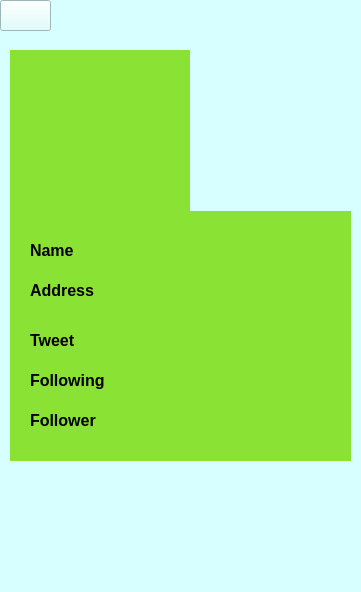
<?xml version="1.0" encoding="UTF-8"?>
<ui version="4.0">
 <class>MainWindow</class>
 <widget class="QMainWindow" name="MainWindow">
  <property name="geometry">
   <rect>
    <x>0</x>
    <y>0</y>
    <width>361</width>
    <height>592</height>
   </rect>
  </property>
  <property name="windowTitle">
   <string>GolSan2D</string>
  </property>
  <property name="styleSheet">
   <string notr="true">background-color: rgb(216, 255, 255);</string>
  </property>
  <widget class="QWidget" name="centralwidget">
   <widget class="QPushButton" name="back_arrow">
    <property name="geometry">
     <rect>
      <x>0</x>
      <y>0</y>
      <width>51</width>
      <height>31</height>
     </rect>
    </property>
    <property name="styleSheet">
     <string notr="true"/>
    </property>
    <property name="text">
     <string/>
    </property>
    <property name="icon">
     <iconset>
      <normaloff>../image/back_arrow.png</normaloff>../image/back_arrow.png</iconset>
    </property>
    <property name="iconSize">
     <size>
      <width>50</width>
      <height>50</height>
     </size>
    </property>
    <property name="autoDefault">
     <bool>false</bool>
    </property>
    <property name="default">
     <bool>false</bool>
    </property>
    <property name="flat">
     <bool>false</bool>
    </property>
   </widget>
   <widget class="QLabel" name="label">
    <property name="geometry">
     <rect>
      <x>10</x>
      <y>50</y>
      <width>341</width>
      <height>411</height>
     </rect>
    </property>
    <property name="styleSheet">
     <string notr="true">background-color: rgb(138, 226, 52);</string>
    </property>
    <property name="text">
     <string/>
    </property>
   </widget>
   <widget class="QLabel" name="avatar">
    <property name="geometry">
     <rect>
      <x>190</x>
      <y>50</y>
      <width>161</width>
      <height>161</height>
     </rect>
    </property>
    <property name="text">
     <string/>
    </property>
    <property name="pixmap">
     <pixmap>../image/avatar-default-icon.png</pixmap>
    </property>
    <property name="scaledContents">
     <bool>true</bool>
    </property>
   </widget>
   <widget class="QLabel" name="username">
    <property name="geometry">
     <rect>
      <x>20</x>
      <y>120</y>
      <width>170</width>
      <height>41</height>
     </rect>
    </property>
    <property name="font">
     <font>
      <pointsize>13</pointsize>
      <weight>75</weight>
      <italic>true</italic>
      <bold>true</bold>
     </font>
    </property>
    <property name="autoFillBackground">
     <bool>false</bool>
    </property>
    <property name="styleSheet">
     <string notr="true">background-color: rgb(138, 226, 52);</string>
    </property>
    <property name="text">
     <string/>
    </property>
    <property name="scaledContents">
     <bool>true</bool>
    </property>
   </widget>
   <widget class="QLabel" name="label_3">
    <property name="geometry">
     <rect>
      <x>30</x>
      <y>240</y>
      <width>71</width>
      <height>21</height>
     </rect>
    </property>
    <property name="font">
     <font>
      <pointsize>12</pointsize>
      <weight>75</weight>
      <bold>true</bold>
     </font>
    </property>
    <property name="autoFillBackground">
     <bool>false</bool>
    </property>
    <property name="styleSheet">
     <string notr="true">background-color: rgb(138, 226, 52);</string>
    </property>
    <property name="text">
     <string>Name</string>
    </property>
    <property name="scaledContents">
     <bool>true</bool>
    </property>
   </widget>
   <widget class="QLabel" name="label_4">
    <property name="geometry">
     <rect>
      <x>30</x>
      <y>280</y>
      <width>71</width>
      <height>21</height>
     </rect>
    </property>
    <property name="font">
     <font>
      <pointsize>12</pointsize>
      <weight>75</weight>
      <bold>true</bold>
     </font>
    </property>
    <property name="autoFillBackground">
     <bool>false</bool>
    </property>
    <property name="styleSheet">
     <string notr="true">background-color: rgb(138, 226, 52);</string>
    </property>
    <property name="text">
     <string>Address</string>
    </property>
    <property name="scaledContents">
     <bool>true</bool>
    </property>
   </widget>
   <widget class="QLabel" name="label_6">
    <property name="geometry">
     <rect>
      <x>30</x>
      <y>330</y>
      <width>71</width>
      <height>21</height>
     </rect>
    </property>
    <property name="font">
     <font>
      <pointsize>12</pointsize>
      <weight>75</weight>
      <bold>true</bold>
     </font>
    </property>
    <property name="autoFillBackground">
     <bool>false</bool>
    </property>
    <property name="styleSheet">
     <string notr="true">background-color: rgb(138, 226, 52);</string>
    </property>
    <property name="text">
     <string>Tweet</string>
    </property>
    <property name="scaledContents">
     <bool>true</bool>
    </property>
   </widget>
   <widget class="QLabel" name="label_7">
    <property name="geometry">
     <rect>
      <x>30</x>
      <y>370</y>
      <width>81</width>
      <height>21</height>
     </rect>
    </property>
    <property name="font">
     <font>
      <pointsize>12</pointsize>
      <weight>75</weight>
      <bold>true</bold>
     </font>
    </property>
    <property name="autoFillBackground">
     <bool>false</bool>
    </property>
    <property name="styleSheet">
     <string notr="true">background-color: rgb(138, 226, 52);</string>
    </property>
    <property name="text">
     <string>Following</string>
    </property>
    <property name="scaledContents">
     <bool>true</bool>
    </property>
   </widget>
   <widget class="QLabel" name="label_8">
    <property name="geometry">
     <rect>
      <x>30</x>
      <y>410</y>
      <width>71</width>
      <height>21</height>
     </rect>
    </property>
    <property name="font">
     <font>
      <pointsize>12</pointsize>
      <weight>75</weight>
      <bold>true</bold>
     </font>
    </property>
    <property name="autoFillBackground">
     <bool>false</bool>
    </property>
    <property name="styleSheet">
     <string notr="true">background-color: rgb(138, 226, 52);</string>
    </property>
    <property name="text">
     <string>Follower</string>
    </property>
    <property name="scaledContents">
     <bool>true</bool>
    </property>
   </widget>
   <widget class="QLabel" name="name">
    <property name="geometry">
     <rect>
      <x>160</x>
      <y>240</y>
      <width>181</width>
      <height>21</height>
     </rect>
    </property>
    <property name="font">
     <font>
      <pointsize>12</pointsize>
      <weight>75</weight>
      <italic>true</italic>
      <bold>true</bold>
     </font>
    </property>
    <property name="autoFillBackground">
     <bool>false</bool>
    </property>
    <property name="styleSheet">
     <string notr="true">background-color: rgb(138, 226, 52);</string>
    </property>
    <property name="text">
     <string/>
    </property>
    <property name="scaledContents">
     <bool>true</bool>
    </property>
    <property name="wordWrap">
     <bool>true</bool>
    </property>
   </widget>
   <widget class="QLabel" name="address">
    <property name="geometry">
     <rect>
      <x>160</x>
      <y>280</y>
      <width>181</width>
      <height>21</height>
     </rect>
    </property>
    <property name="font">
     <font>
      <pointsize>12</pointsize>
      <weight>75</weight>
      <italic>true</italic>
      <bold>true</bold>
     </font>
    </property>
    <property name="autoFillBackground">
     <bool>false</bool>
    </property>
    <property name="styleSheet">
     <string notr="true">background-color: rgb(138, 226, 52);</string>
    </property>
    <property name="text">
     <string/>
    </property>
    <property name="scaledContents">
     <bool>true</bool>
    </property>
   </widget>
   <widget class="QLabel" name="tweet">
    <property name="geometry">
     <rect>
      <x>160</x>
      <y>330</y>
      <width>181</width>
      <height>21</height>
     </rect>
    </property>
    <property name="font">
     <font>
      <pointsize>12</pointsize>
      <weight>75</weight>
      <italic>true</italic>
      <bold>true</bold>
     </font>
    </property>
    <property name="autoFillBackground">
     <bool>false</bool>
    </property>
    <property name="styleSheet">
     <string notr="true">background-color: rgb(138, 226, 52);</string>
    </property>
    <property name="text">
     <string/>
    </property>
    <property name="scaledContents">
     <bool>true</bool>
    </property>
   </widget>
   <widget class="QLabel" name="following">
    <property name="geometry">
     <rect>
      <x>160</x>
      <y>370</y>
      <width>181</width>
      <height>21</height>
     </rect>
    </property>
    <property name="font">
     <font>
      <pointsize>12</pointsize>
      <weight>75</weight>
      <italic>true</italic>
      <bold>true</bold>
     </font>
    </property>
    <property name="autoFillBackground">
     <bool>false</bool>
    </property>
    <property name="styleSheet">
     <string notr="true">background-color: rgb(138, 226, 52);</string>
    </property>
    <property name="text">
     <string/>
    </property>
    <property name="scaledContents">
     <bool>true</bool>
    </property>
   </widget>
   <widget class="QLabel" name="follower">
    <property name="geometry">
     <rect>
      <x>160</x>
      <y>410</y>
      <width>181</width>
      <height>21</height>
     </rect>
    </property>
    <property name="font">
     <font>
      <pointsize>12</pointsize>
      <weight>75</weight>
      <italic>true</italic>
      <bold>true</bold>
     </font>
    </property>
    <property name="autoFillBackground">
     <bool>false</bool>
    </property>
    <property name="styleSheet">
     <string notr="true">background-color: rgb(138, 226, 52);</string>
    </property>
    <property name="text">
     <string/>
    </property>
    <property name="scaledContents">
     <bool>true</bool>
    </property>
   </widget>
   <widget class="QLabel" name="main_icon_2">
    <property name="geometry">
     <rect>
      <x>50</x>
      <y>470</y>
      <width>261</width>
      <height>141</height>
     </rect>
    </property>
    <property name="locale">
     <locale language="English" country="UnitedStates"/>
    </property>
    <property name="text">
     <string/>
    </property>
    <property name="pixmap">
     <pixmap>../image/Hust_Logo.png</pixmap>
    </property>
    <property name="scaledContents">
     <bool>true</bool>
    </property>
   </widget>
  </widget>
 </widget>
 <resources/>
 <connections/>
</ui>
